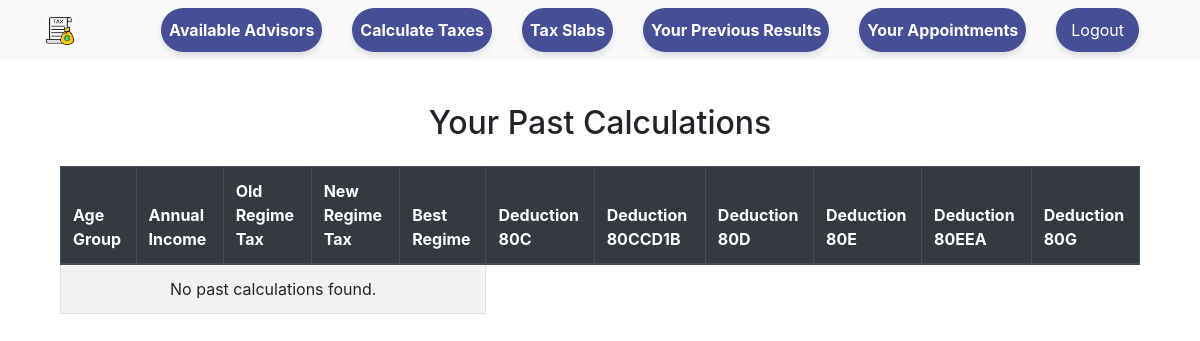
Before: /calculator/past-calculations/ (signed in) with the older database file.
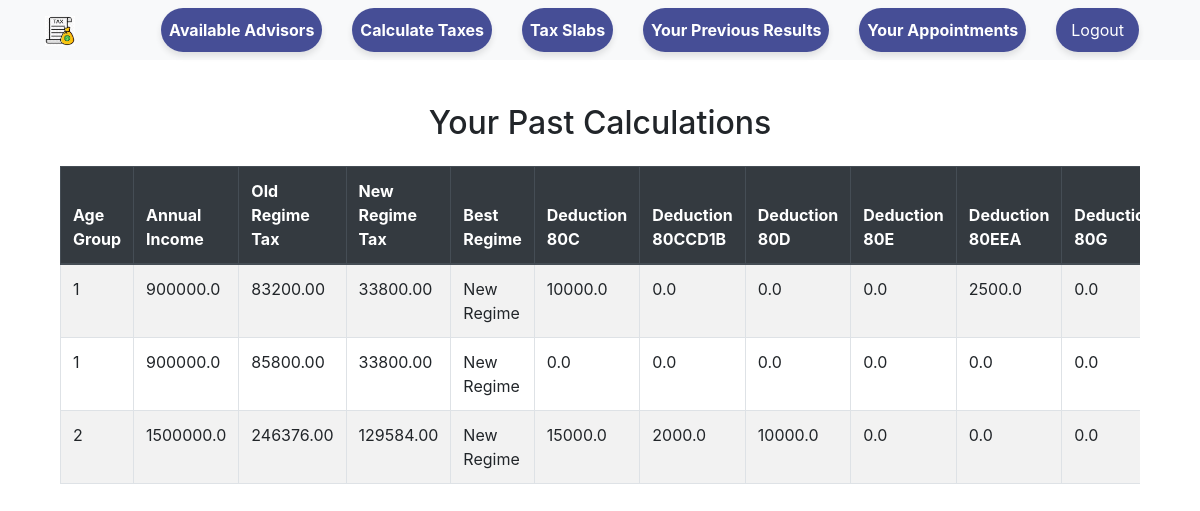
After: the same page with the newer database file.
### calculator/models.py (models this page shows, shortened)
class TaxResults(models.Model):
    user = models.ForeignKey(User, on_delete=models.CASCADE, related_name="calculations", default=8)
    user_input = models.ForeignKey(UserInput, on_delete=models.CASCADE, related_name="calculations")
    old_regime_tax = models.DecimalField(max_digits=10, decimal_places=2)
    new_regime_tax = models.DecimalField(max_digits=10, decimal_places=2)
    best_regime = models.CharField(max_length=20)

class UserInput(models.Model):
    user = models.ForeignKey(User, on_delete=models.CASCADE, related_name="inputs", default=8)
    age_group = models.IntegerField()
    annual_income = models.FloatField()
    standard_deduction = models.FloatField()
    other_deductions = models.FloatField()
    deduction_80c = models.FloatField(default=0)
    deduction_80ccd1b = models.FloatField(default=0)
    deduction_80d = models.FloatField(default=0)
    deduction_80e = models.FloatField(default=0)
    deduction_80eea = models.FloatField(default=0)
    deduction_80g = models.FloatField(default=0)

### calculator/views.py (the view)
# urls.py: path('past-calculations/', past_calculations_view, name='past_calculations'),
@login_required
def past_calculations_view(request):
    calculations = TaxResults.objects.filter(user=request.user).select_related('user_input')
    return render(request, 'calculator/past_calculations.html', {'calculations': calculations})

### accounts/context_processor.py (called while the page is built)
def user_groups(request):
    user = request.user
    return {
        'is_admin': user.is_authenticated and user.is_superuser,
        'is_taxadvisor': user.is_authenticated and user.groups.filter(name='Tax Advisor').exists(),
        'is_indivual_user': user.is_authenticated and user.groups.filter(name='Individual User').exists(),
    }

### calculator/templates/calculator/past_calculations.html
{% extends "base.html" %}
{% block content %}
<div class="container my-5">
    <h2 class="text-center mb-4">Your Past Calculations</h2>
    <div class="table-responsive">
        <table class="table table-bordered table-striped table-hover">
            <thead class="thead-dark">
                <tr>
                    <th scope="col">Age Group</th>
                    <th scope="col">Annual Income</th>
                    <th scope="col">Old Regime Tax</th>
                    <th scope="col">New Regime Tax</th>
                    <th scope="col">Best Regime</th>
                    <th scope="col">Deduction 80C</th>
                    <th scope="col">Deduction 80CCD1B</th>
                    <th scope="col">Deduction 80D</th>
                    <th scope="col">Deduction 80E</th>
                    <th scope="col">Deduction 80EEA</th>
                    <th scope="col">Deduction 80G</th>
                </tr>
            </thead>
            <tbody>
                {% for calc in calculations %}
                <tr>
                    <td>{{ calc.user_input.age_group }}</td>
                    <td>{{ calc.user_input.annual_income }}</td>
                    <td>{{ calc.old_regime_tax }}</td>
                    <td>{{ calc.new_regime_tax }}</td>
                    <td>{{ calc.best_regime }}</td>
                    <td>{{ calc.user_input.deduction_80c }}</td>
                    <td>{{ calc.user_input.deduction_80ccd1b }}</td>
                    <td>{{ calc.user_input.deduction_80d }}</td>
                    <td>{{ calc.user_input.deduction_80e }}</td>
                    <td>{{ calc.user_input.deduction_80eea }}</td>
                    <td>{{ calc.user_input.deduction_80g }}</td>
                </tr>
                {% empty %}
                <tr>
                    <td colspan="5" class="text-center">No past calculations found.</td>
                </tr>
                {% endfor %}
            </tbody>
        </table>
    </div>
</div>
{% endblock %}

### templates/base.html (shortened to what this page needs)
{% load static %}
<!DOCTYPE html>
<html lang="en">
<head>
    <link href="https://stackpath.bootstrapcdn.com/bootstrap/4.5.2/css/bootstrap.min.css" rel="stylesheet">
</head>
<body>
    <nav class="navbar navbar-expand-lg navbar-light bg-light fixed-top">
        <div class="container">
            <a class="navbar-brand" href="#"><img src="{% static 'base/tax_favicon.jpg' %}" alt="Favicon" class="favicon" style="width: 30px; height: 30px;"/>
            </a>
            <div class="collapse navbar-collapse" id="navbarNav">
                <ul class="navbar-nav ml-auto">
                    {% if is_indivual_user %}
                        <li class="nav-item">
                            <a class="nav-link nav-link-custom" href="{% url 'available_advisors_view' %}">Available Advisors</a>
                        </li>
                    {% endif %}
                    <li class="nav-item">
                        <a class="nav-link nav-link-custom" href="{% url 'tax_calculator' %}">Calculate Taxes</a>
                    </li>
                    <li class="nav-item">
                        <a class="nav-link nav-link-custom" href="{% url 'tax_slabs' %}">Tax Slabs  </a>
                    </li>
                    <li class="nav-item">
                        <a class="nav-link nav-link-custom" href="{% url 'past_calculations' %}">Your Previous Results</a>
                    </li>
                    {% if is_indivual_user %}
                        <li class="nav-item">
                            <a class="nav-link nav-link-custom" href="{% url 'user_appointments' %}">Your Appointments</a>
                        </li>
                    {% endif %}
                    <li class="nav-item mr-3">
                        <a class="btn btn-danger" href="{% url 'logout' %}">Logout</a>
                    </li>
                </ul>
            </div>
        </div>
    </nav>
    <div class="container mt-4">
        {% block content %}{% endblock %}
    </div>
</body>
</html>

### templates/base.html (style rules this page uses)
body { padding-top: 56px; }
.nav-item { margin-right: 30px; }
.nav-link { color: #eea0f2; }
.nav-link-custom { background-color: rgba(26, 35, 126, 0.8); color: #ffffff !important; padding: 10px 15px; border-radius: 50px; transition: background-color 0.2s ease, box-shadow 0.2s ease; font-weight: bold; box-shadow: 0 4px 6px rgba(0, 0, 0, 0.1); backdrop-filter: blur(10px); }
.btn-danger { background-color: rgba(26, 35, 126, 0.8); color: #ffffff !important; border: none; border-radius: 50px; padding: 10px 15px; transition: background-color 0.2s ease, box-shadow 0.2s ease; box-shadow: 0 4px 6px rgba(0, 0, 0, 0.1); backdrop-filter: blur(10px); }

Changed rows visible on the page:
added TaxResults: user_input.age_group "1", user_input.annual_income "900000.0", old_regime_tax "83200.00", new_regime_tax "33800.00", best_regime "New Regime", user_input.deduction_80c "10000.0", user_input.deduction_80ccd1b "0.0", user_input.deduction_80d "0.0", user_input.deduction_80e "0.0", user_input.deduction_80eea "2500.0", user_input.deduction_80g "0.0"
added TaxResults: user_input.age_group "1", user_input.annual_income "900000.0", old_regime_tax "85800.00", new_regime_tax "33800.00", best_regime "New Regime", user_input.deduction_80c "0.0", user_input.deduction_80ccd1b "0.0", user_input.deduction_80d "0.0", user_input.deduction_80e "0.0", user_input.deduction_80eea "0.0", user_input.deduction_80g "0.0"
added TaxResults: user_input.age_group "2", user_input.annual_income "1500000.0", old_regime_tax "246376.00", new_regime_tax "129584.00", best_regime "New Regime", user_input.deduction_80c "15000.0", user_input.deduction_80ccd1b "2000.0", user_input.deduction_80d "10000.0", user_input.deduction_80e "0.0", user_input.deduction_80eea "0.0", user_input.deduction_80g "0.0"
Other visible differences:
text no longer shown: "No past calculations found."
